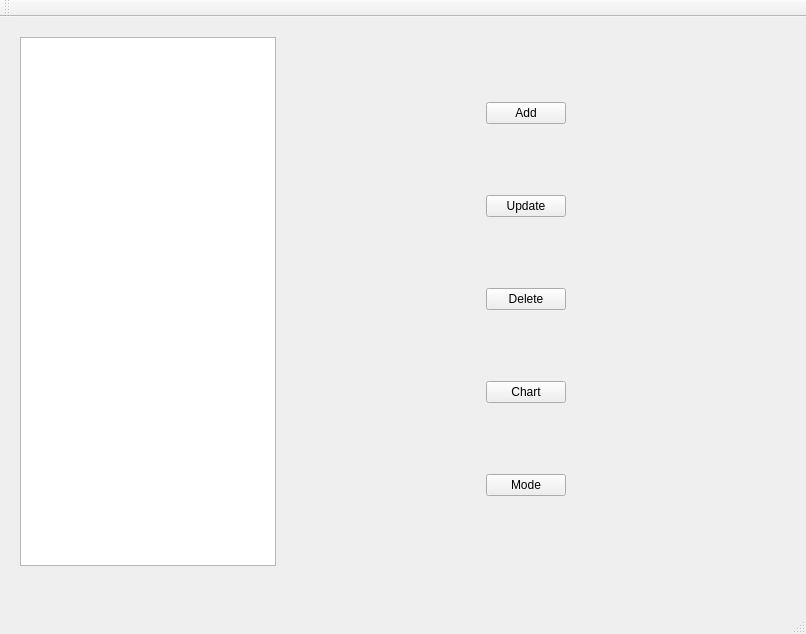
<?xml version="1.0" encoding="UTF-8"?>
<ui version="4.0">
 <class>Lab11_GUIClass</class>
 <widget class="QMainWindow" name="Lab11_GUIClass">
  <property name="geometry">
   <rect>
    <x>0</x>
    <y>0</y>
    <width>806</width>
    <height>634</height>
   </rect>
  </property>
  <property name="windowTitle">
   <string>Lab11_GUI</string>
  </property>
  <widget class="QWidget" name="centralWidget">
   <widget class="QWidget" name="horizontalLayoutWidget">
    <property name="geometry">
     <rect>
      <x>9</x>
      <y>9</y>
      <width>771</width>
      <height>551</height>
     </rect>
    </property>
    <layout class="QHBoxLayout" name="horizontalLayout">
     <item>
      <widget class="QListWidget" name="listWidget"/>
     </item>
     <item>
      <spacer name="horizontalSpacer">
       <property name="orientation">
        <enum>Qt::Horizontal</enum>
       </property>
       <property name="sizeHint" stdset="0">
        <size>
         <width>40</width>
         <height>20</height>
        </size>
       </property>
      </spacer>
     </item>
     <item>
      <layout class="QVBoxLayout" name="verticalLayout">
       <item>
        <widget class="QPushButton" name="addButton">
         <property name="text">
          <string>Add</string>
         </property>
        </widget>
       </item>
       <item>
        <widget class="QPushButton" name="updateButton">
         <property name="text">
          <string>Update</string>
         </property>
        </widget>
       </item>
       <item>
        <widget class="QPushButton" name="deleteButton">
         <property name="text">
          <string>Delete</string>
         </property>
        </widget>
       </item>
       <item>
        <widget class="QPushButton" name="chartButton">
         <property name="text">
          <string>Chart</string>
         </property>
        </widget>
       </item>
       <item>
        <widget class="QPushButton" name="modeButton">
         <property name="text">
          <string>Mode</string>
         </property>
        </widget>
       </item>
      </layout>
     </item>
     <item>
      <spacer name="horizontalSpacer_2">
       <property name="orientation">
        <enum>Qt::Horizontal</enum>
       </property>
       <property name="sizeHint" stdset="0">
        <size>
         <width>40</width>
         <height>20</height>
        </size>
       </property>
      </spacer>
     </item>
    </layout>
   </widget>
  </widget>
  <widget class="QMenuBar" name="menuBar">
   <property name="geometry">
    <rect>
     <x>0</x>
     <y>0</y>
     <width>806</width>
     <height>26</height>
    </rect>
   </property>
  </widget>
  <widget class="QToolBar" name="mainToolBar">
   <attribute name="toolBarArea">
    <enum>TopToolBarArea</enum>
   </attribute>
   <attribute name="toolBarBreak">
    <bool>false</bool>
   </attribute>
  </widget>
  <widget class="QStatusBar" name="statusBar"/>
 </widget>
 <layoutdefault spacing="6" margin="11"/>
 <resources>
  <include location="Lab11_GUI.qrc"/>
 </resources>
 <connections>
  <connection>
   <sender>addButton</sender>
   <signal>clicked()</signal>
   <receiver>Lab11_GUIClass</receiver>
   <slot>addButtonClicked()</slot>
   <hints>
    <hint type="sourcelabel">
     <x>548</x>
     <y>127</y>
    </hint>
    <hint type="destinationlabel">
     <x>590</x>
     <y>156</y>
    </hint>
   </hints>
  </connection>
  <connection>
   <sender>updateButton</sender>
   <signal>clicked()</signal>
   <receiver>Lab11_GUIClass</receiver>
   <slot>updateButtonClicked()</slot>
   <hints>
    <hint type="sourcelabel">
     <x>557</x>
     <y>232</y>
    </hint>
    <hint type="destinationlabel">
     <x>607</x>
     <y>269</y>
    </hint>
   </hints>
  </connection>
  <connection>
   <sender>deleteButton</sender>
   <signal>clicked()</signal>
   <receiver>Lab11_GUIClass</receiver>
   <slot>deleteButtonClicked()</slot>
   <hints>
    <hint type="sourcelabel">
     <x>539</x>
     <y>324</y>
    </hint>
    <hint type="destinationlabel">
     <x>588</x>
     <y>358</y>
    </hint>
   </hints>
  </connection>
  <connection>
   <sender>chartButton</sender>
   <signal>clicked()</signal>
   <receiver>Lab11_GUIClass</receiver>
   <slot>chartButtonClicked()</slot>
   <hints>
    <hint type="sourcelabel">
     <x>538</x>
     <y>423</y>
    </hint>
    <hint type="destinationlabel">
     <x>612</x>
     <y>465</y>
    </hint>
   </hints>
  </connection>
  <connection>
   <sender>modeButton</sender>
   <signal>clicked()</signal>
   <receiver>Lab11_GUIClass</receiver>
   <slot>modeButtonClicked()</slot>
   <hints>
    <hint type="sourcelabel">
     <x>549</x>
     <y>520</y>
    </hint>
    <hint type="destinationlabel">
     <x>627</x>
     <y>554</y>
    </hint>
   </hints>
  </connection>
 </connections>
 <slots>
  <slot>add()</slot>
  <slot>addButtonClicked()</slot>
  <slot>updateButtonClicked()</slot>
  <slot>deleteButtonClicked()</slot>
  <slot>chartButtonClicked()</slot>
  <slot>modeButtonClicked()</slot>
 </slots>
</ui>
